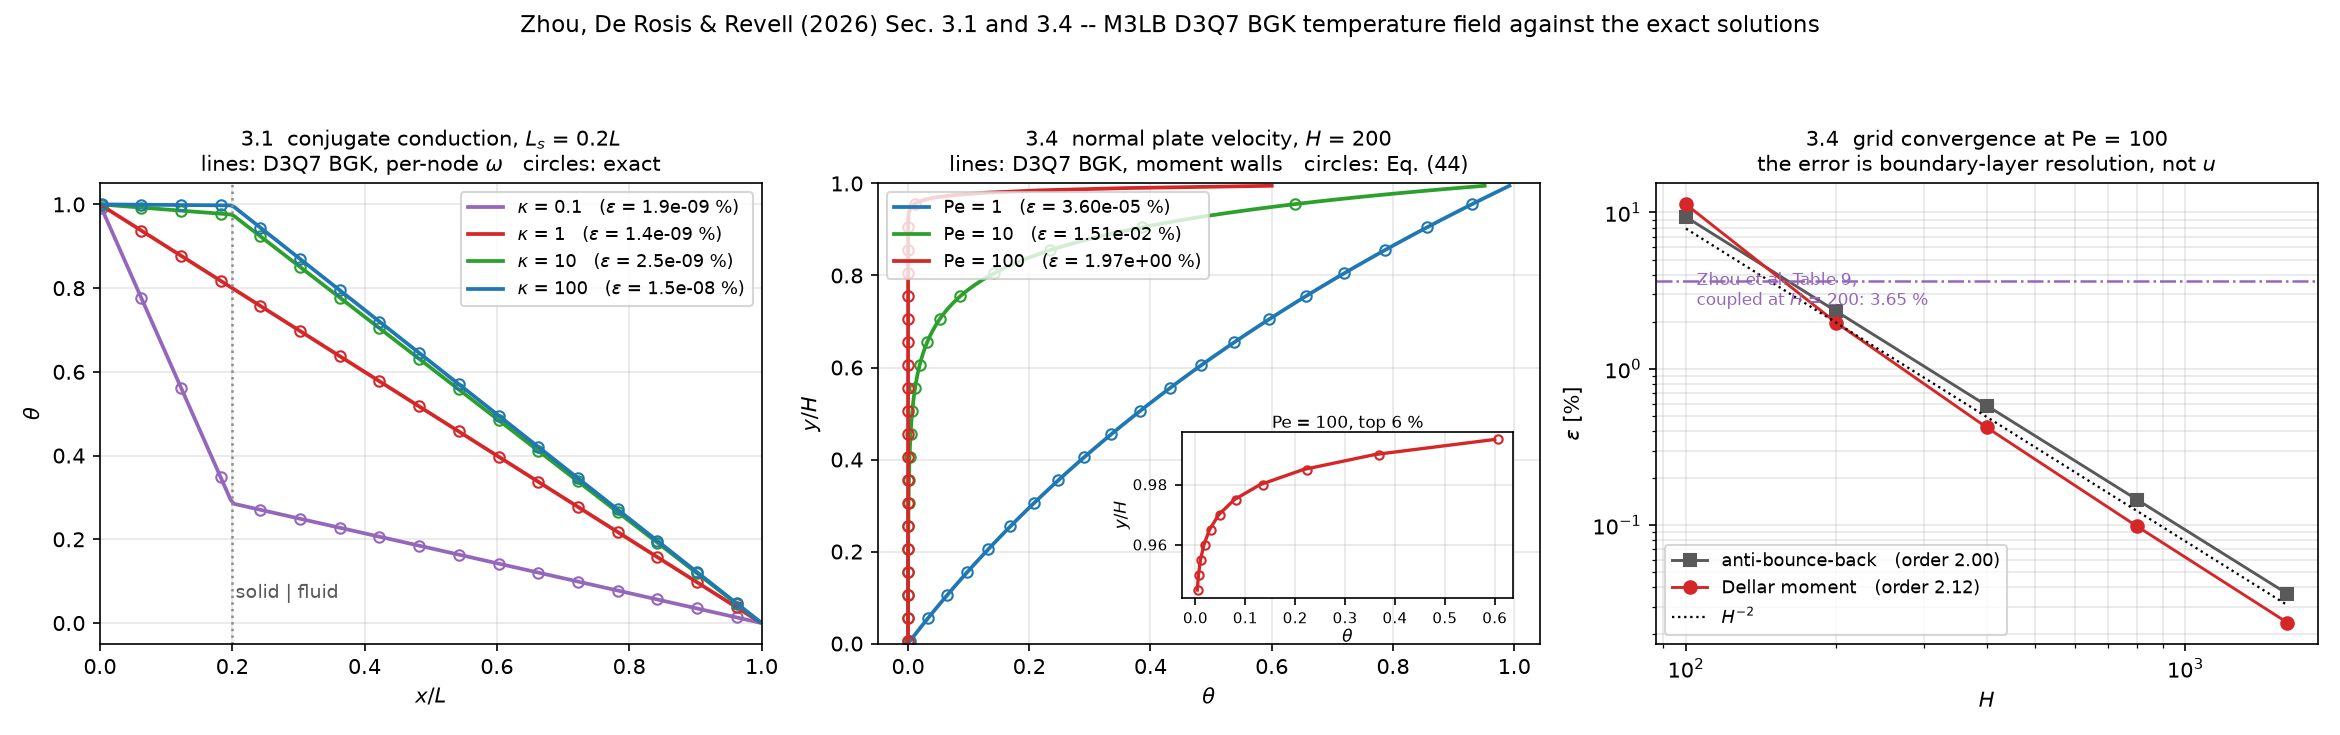

Source code (Python):
#!/usr/bin/env python3
# NOTE ON DEPENDENCIES. Needs numpy and matplotlib, which the SYSTEM python on
# the development machine does not have -- that is why the older doc/fig scripts
# are pure-python-plus-zlib. A throwaway venv is enough:
#     python3 -m venv /tmp/v && /tmp/v/bin/pip install numpy matplotlib
#     /tmp/v/bin/python doc/fig/zhou_analytic.py out.png
"""Zhou et al. (2026) Sections 3.1 and 3.4: the two cases with exact solutions.

Left  -- conjugate conduction, four conductivity ratios, against the piecewise
         linear steady solution. The kink at x/L = 0.2 is the material interface.
Right -- the normal-plate advection-diffusion profile at Pe = 1, 10, 100 against
         exp(Pe y)/(exp(Pe)-1), plus the grid-convergence inset at Pe = 100.

Reads results/J_zhou_thermal/{cond,plate}_*.dat: x/L, theta_num, theta_ana.
"""
import glob, os, re, sys
import numpy as np
import matplotlib
matplotlib.use("Agg")
import matplotlib.pyplot as plt

out = sys.argv[1] if len(sys.argv) > 1 else "doc/fig/zhou_analytic.png"
D = "results/J_zhou_thermal"

plt.rcParams.update({"font.size": 10})
fig, ax = plt.subplots(1, 3, figsize=(15.6, 4.9))

# ---------------------------------------------------------------- 3.1
kcol = {"0.1": "tab:purple", "1": "tab:red", "10": "tab:green", "100": "tab:blue"}
for k in ("0.1", "1", "10", "100"):
    f = sorted(glob.glob(f"{D}/cond_L*_k{k}.dat"))
    if not f:
        continue
    d = np.loadtxt(f[-1])
    x, num, ana = d[:, 0], d[:, 1], d[:, 2]
    err = np.linalg.norm(num - ana) / np.linalg.norm(ana) * 100.0
    ax[0].plot(x, num, "-", color=kcol[k], lw=1.8,
               label=rf"$\kappa$ = {k}   ($\epsilon$ = {err:.1e} %)")
    ax[0].plot(x[::12], ana[::12], "o", color=kcol[k], ms=5, mfc="none")
ax[0].axvline(0.2, color="0.55", ls=":", lw=1.2)
ax[0].text(0.205, 0.06, "solid | fluid", color="0.35", fontsize=9)
ax[0].set_xlabel("$x/L$")
ax[0].set_ylabel(r"$\theta$")
ax[0].set_title("3.1  conjugate conduction, $L_s$ = 0.2$L$\n"
                "lines: D3Q7 BGK, per-node $\\omega$   circles: exact",
                fontsize=10)
ax[0].legend(fontsize=8.5, loc="upper right")
ax[0].grid(alpha=0.3)
ax[0].set_xlim(0, 1)

# ---------------------------------------------------------------- 3.4
pcol = {"1": "tab:blue", "10": "tab:green", "100": "tab:red"}
eps = {}
for pe in ("1", "10", "100"):
    f = sorted(glob.glob(f"{D}/plate_H*_Pe{pe}_mom.dat"))
    if not f:
        continue
    d = np.loadtxt(f[-1])
    y, num, ana = d[:, 0], d[:, 1], d[:, 2]
    eps[pe] = np.linalg.norm(num - ana) / np.linalg.norm(ana) * 100.0
    ax[1].plot(num, y, "-", color=pcol[pe], lw=1.8,
               label=rf"Pe = {pe}   ($\epsilon$ = {eps[pe]:.2e} %)")
    ax[1].plot(ana[::10], y[::10], "o", color=pcol[pe], ms=5, mfc="none")
ax[1].set_ylabel("$y/H$")
ax[1].set_xlabel(r"$\theta$")
ax[1].set_title("3.4  normal plate velocity, $H$ = 200\n"
                "lines: D3Q7 BGK, moment walls   circles: Eq. (44)", fontsize=10)
ax[1].legend(fontsize=8.5, loc="upper left")
ax[1].grid(alpha=0.3)
ax[1].set_ylim(0, 1)

# At Pe = 100 the whole profile lives in the top 5 % of the layer -- two cells
# of boundary layer at H = 200 -- so it needs its own scale to be visible at all.
f = sorted(glob.glob(f"{D}/plate_H*_Pe100_mom.dat"))
if f:
    d = np.loadtxt(f[-1])
    ins = ax[1].inset_axes([0.46, 0.10, 0.50, 0.36])
    m = d[:, 0] > 0.94
    ins.plot(d[m, 1], d[m, 0], "-", color="tab:red", lw=1.6)
    ins.plot(d[m, 2], d[m, 0], "o", color="tab:red", ms=4, mfc="none")
    ins.set_title("Pe = 100, top 6 %", fontsize=8, pad=2)
    ins.set_xlabel(r"$\theta$", fontsize=8, labelpad=1)
    ins.set_ylabel("$y/H$", fontsize=8, labelpad=1)
    ins.tick_params(labelsize=7)
    ins.grid(alpha=0.3)

# ---------------------------------------------------------------- 3.4 ladder
# From the driver's -n ladder at Pe = 100 (results/J_zhou_thermal/plate.dat).
lad_H = np.array([100, 200, 400, 800, 1600], float)
lad_a = np.array([9.3534, 2.3313, 0.5824, 0.1456, 0.0364])
lad_m = np.array([11.2667, 1.9708, 0.4218, 0.0983, 0.0238])
oa = np.polyfit(np.log(lad_H[1:]), np.log(lad_a[1:]), 1)[0]
om = np.polyfit(np.log(lad_H[1:]), np.log(lad_m[1:]), 1)[0]
ax[2].loglog(lad_H, lad_a, "s-", ms=6, lw=1.4, color="0.35",
             label=f"anti-bounce-back   (order {-oa:.2f})")
ax[2].loglog(lad_H, lad_m, "o-", ms=6, lw=1.4, color="tab:red",
             label=f"Dellar moment   (order {-om:.2f})")
ax[2].loglog(lad_H, lad_m[1] * (lad_H / lad_H[1]) ** -2.0, "k:", lw=1.1,
             label="$H^{-2}$")
ax[2].axhline(3.65, color="tab:purple", ls="-.", lw=1.2)
ax[2].text(1.05e2, 2.55, "Zhou et al. Table 9,\ncoupled at $H$ = 200: 3.65 %",
           fontsize=8, color="tab:purple")
ax[2].set_xlabel("$H$")
ax[2].set_ylabel(r"$\epsilon$ [%]")
ax[2].set_title("3.4  grid convergence at Pe = 100\n"
                "the error is boundary-layer resolution, not $u$", fontsize=10)
ax[2].legend(fontsize=8.5, loc="lower left")
ax[2].grid(alpha=0.3, which="both")

fig.suptitle("Zhou, De Rosis & Revell (2026) Sec. 3.1 and 3.4 -- M3LB D3Q7 BGK "
             "temperature field against the exact solutions", fontsize=11)
fig.tight_layout(rect=(0, 0, 1, 0.92))
fig.savefig(out, dpi=150)
print("wrote", out)
